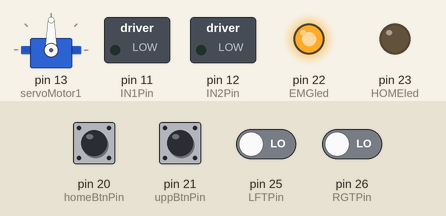
Simulated run of this sketch. Board: Arduino Mega 2560, built with avr-gcc and run on an emulated ATmega2560. Shown: servo, switched loads named in the sketch (green lamp = pin HIGH), output pins drawn as LEDs (lit = HIGH). The test bench sets the inputs (shaded band); at power-on: pin 20 (homeBtnPin), pin 21 (uppBtnPin) HIGH, pin 25 (LFTPin), pin 26 (RGTPin) LOW.

Above: at 1.2 s.
1.3 s: pin 20 (homeBtnPin) pulled LOW for 0.15 s
At 2.3 s:
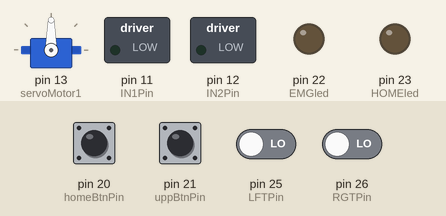
At 4.0 s:
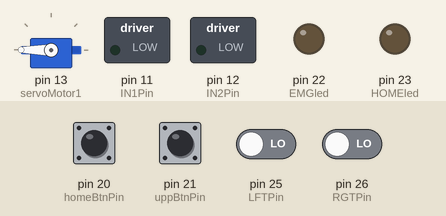
4.4 s: pin 21 (uppBtnPin) pulled LOW for 0.15 s
At 6.1 s:
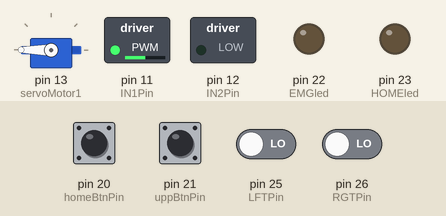
Timing chart, 0 to 7.6 s (numbered marks = the images above; inputs shaded):
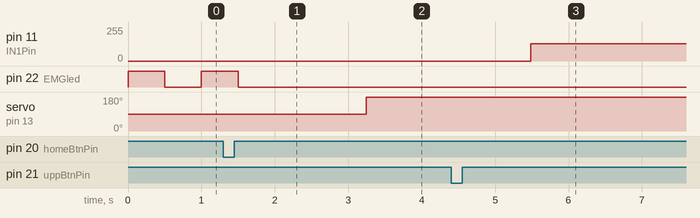

Measured:
- after the input at 1.3 s, pin 22 (EMGled): goes on until 1.5 s, then stays LOW; servo on pin 13 (servoMotor1): 90° → 180° after 1.9 s
- after the input at 4.4 s, pin 11 (IN1Pin): 0/255 → 128/255 after 1.1 s

The sketch:

Proyecto_2.ino
```cpp
//SOLO SERVO

//Inlcuir archivos de biblioteca
#include <Stepper.h>
#include <Servo.h>


// Creación del objeto para control del servomotor
Servo servoMotor1;

//Para el Motor PP
const int stepsPerRevolution = 64; //cambiar a 64
Stepper miStepper(stepsPerRevolution,62,63,64,65);  //Declaramos las terminales de las bobinas del motor


// Entradas
const byte homeBtnPin = 20;
const byte uppBtnPin  = 21;
boolean HOME = LOW;
boolean UPP  = LOW;

const byte LFTPin  = 25;
const byte RGTPin  = 26;
boolean LFT  = LOW;
boolean RGT  = LOW;

// Salidas
const byte HOMEled= 23;
const byte EMGled = 22;
//const byte MPPled = 24;

bool   MPP=LOW;
byte   PWM=128;

const byte IN1Pin = 11;
const byte IN2Pin = 12;

// Constantes globales
const byte delayTime      = 100;
const byte servoDelayTime = 500;
byte value  = 0;
boolean DIR = LOW;


void setup()
{
  // Definición de la terminal de control del servo
  servoMotor1.attach(13);
  servoMotor1.write (90);


  // Entradas activa baja
  pinMode (homeBtnPin, INPUT_PULLUP);
  pinMode (uppBtnPin, INPUT_PULLUP);
  pinMode (LFTPin,INPUT);
  pinMode (RGTPin,INPUT);


  //Salidas
  pinMode(HOMEled,OUTPUT);
  pinMode(EMGled ,OUTPUT);

  pinMode(IN1Pin ,OUTPUT);
  pinMode(IN2Pin ,OUTPUT);

attachInterrupt (digitalPinToInterrupt (homeBtnPin), homeBtnPress, FALLING);

}

void loop()
{
  EMGLED();

  delay(1000);
  moveServo();

  delay(1000);
  revisaUpp();

  delay(1000);
  moveCD();

}


void homeBtnPress()
{
  HOME=!HOME;
  delay(50);
}


void EMGLED()
{
  digitalWrite(HOMEled,LOW);
   do
   {
     digitalWrite(EMGled,HIGH);
     delay(500);
     digitalWrite(EMGled,LOW);
     delay(500);
   }while(!HOME);

  digitalWrite(EMGled,LOW);
}


//rutina para mover el servomotor
void moveServo()
{
      digitalWrite(62,LOW);
      digitalWrite(63,LOW);
      digitalWrite(64,LOW);
      digitalWrite(65,LOW);

     analogWrite(IN1Pin,0);
     analogWrite(IN2Pin,0);

  delay (servoDelayTime);
  // Escritura de value para envío señal PWM
  servoMotor1.write (180);
  delay (servoDelayTime);
}


void revisaUpp ()
{
      UPP=!digitalRead(uppBtnPin);
      if(UPP==1)
      {

      }else if(UPP==0)
      {
        analogWrite(IN1Pin,0);
        analogWrite(IN2Pin,0);
         int motorSpeed = 180;
         miStepper.setSpeed (motorSpeed);

       do{

         (miStepper).step (stepsPerRevolution/4);
          UPP=!digitalRead(uppBtnPin);
         }while(UPP==0);

      }

}


void moveCD()
{
      analogWrite(13,0);
      digitalWrite(62,LOW);
      digitalWrite(63,LOW);
      digitalWrite(64,LOW);
      digitalWrite(65,LOW);

 LFT=digitalRead(LFTPin);
 RGT=digitalRead(RGTPin);

 if(!RGT&&!LFT)
 {

  do
  {
  analogWrite(IN1Pin,PWM);
  analogWrite(IN2Pin,0);

   RGT=digitalRead(RGTPin);
  }while(!RGT);
  delay(400);
  analogWrite(IN1Pin,0);
  analogWrite(IN2Pin,0);
  delay(1000);

  do
   {
    analogWrite(IN1Pin,0);
    analogWrite(IN2Pin,PWM);

   LFT=digitalRead(LFTPin);
   }while(!LFT);
   HOMELed2();

 }else if(RGT)
 {
  delay(1000);
  //digitalWrite(IN1Pin,LOW);
  //digitalWrite(IN2Pin,HIGH);
  do
  {
    analogWrite(IN1Pin,0);
    analogWrite(IN2Pin,PWM);

   LFT=digitalRead(LFTPin);
  }while(!LFT);
  HOMELed2();


 }else if(LFT)
 {
  HOMELed2();

 }


}


void HOMELed()
  {
  do
  {
  digitalWrite(HOMEled,HIGH);
  analogWrite(IN1Pin,0);
  analogWrite(IN2Pin,0);

  }while(HOME==1);

  }

  void HOMELed2()
  {
  do
  {
  digitalWrite(HOMEled,HIGH);
  analogWrite(IN1Pin,0);
  analogWrite(IN2Pin,0);
  }while(true);

  }
```
